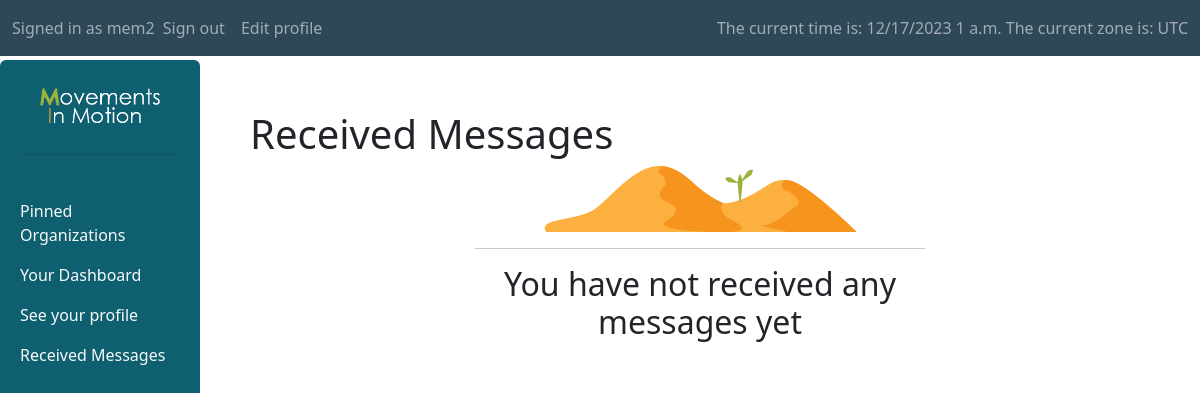
Before: /Forum/received_messages (signed in) with the older database file.
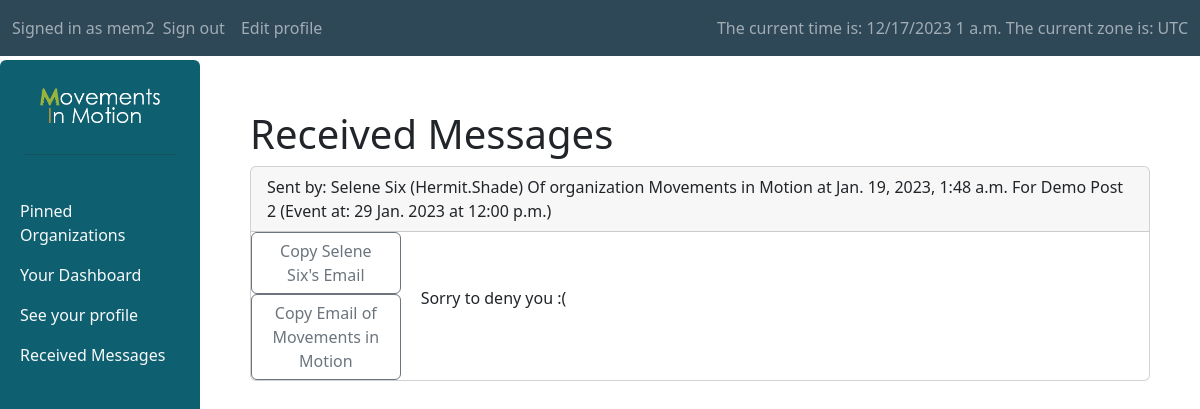
After: the same page with the newer database file.
### Forum/models.py (models this page shows, shortened)
class Message(models.Model):
    content = models.TextField(null=False, blank=False)
    sender = models.ForeignKey(Profile, on_delete=models.SET_NULL, null=True, related_name="sent_messages")
    event = models.ForeignKey(Event, on_delete=models.CASCADE, null=True, blank=True, related_name="messages")
    sending_org = models.ForeignKey(Organization, on_delete=models.SET_NULL, null=True, related_name="sent_messages")
    recipient = models.ManyToManyField(Profile, related_name='received_messages')
    timestamp = models.DateTimeField(auto_now_add=True, blank=True, null=True)

class Profile(User):
    birthday = models.DateField(default=timezone.now, blank=True, null=True)
    biography = models.TextField(default="I am a user of this website", null=True, blank=True)
    pinned = models.ManyToManyField(Organization, related_name="followers",blank=True)
    membership = models.ForeignKey(Organization, null=True, blank=True, on_delete=models.SET_NULL, related_name='members')
    class Meta:
        permissions = [
            ("can_post", "can post on behalf of an organization")
        ]

class Organization(models.Model):
    name = models.CharField(max_length=100, null=False, blank=False)
    about = models.TextField(null=False, blank=False)
    logo = models.ImageField(null=True, blank=True, upload_to='organization_logos')
    official_email = models.EmailField(null=True, blank=True)
    def __str__(self):
        return f"{self.name}"

class Event(models.Model):
    date = models.DateField(default=timezone.now, null=True, blank=True, validators=[MinValueValidator(timezone.now().date(), "valid values are not in the past")])
    time = models.TimeField(default=timezone.now, null=True, blank=True)
    open = models.BooleanField(default=True, null=False, blank=False)
    post = models.ForeignKey(Post, on_delete=models.CASCADE, related_name='project_times')
    @property
    def datetime(self):
        this_datetime = datetime.combine(self.date, self.time, timezone.utc)
        local_time = this_datetime.astimezone(timezone.get_current_timezone())
        date_str = format_date(local_time.date(), "j N Y")
        time_str = format_time(local_time.time(), 'g:i a')
        return f"{date_str} at {time_str}"

class Post(models.Model):
    title = models.CharField(max_length=150)
    body = models.TextField(null=False, blank=False)
    timestamp = models.DateTimeField(auto_now_add=True, blank=True, null=True)
    is_project = models.BooleanField(default=False, null=False, blank=False, verbose_name="Make this a project")
    author = models.ForeignKey(Profile, on_delete=models.SET_NULL, null=True, related_name='written_posts')
    organization = models.ForeignKey(Organization, on_delete=models.CASCADE, null=True, related_name='our_posts')

### Forum/views.py (the view)
# urls.py: path("received_messages", login_required(views.ReceivedMessagesView.as_view()), name = "received_messages"),
class ReceivedMessagesView(ListView):
    model = Message
    template_name = "Forum/message_pages/received_messages.html"
    def get_queryset(self, *args, **kwargs):
        queryset = super(ReceivedMessagesView, self).get_queryset(*args, **kwargs)
        current_profile = Profile.objects.get(pk=self.request.user.pk)
        return queryset.filter(recipient=current_profile).order_by("-timestamp")

### Forum/templates/Forum/message_pages/received_messages.html (shortened to what this page needs)
{% extends "Forum/layouts/sidebar_layout.html" %}
{% load static %}
{% block body %}
    <h1>Received Messages</h1>
    {% for message in message_list %}
        <div id="organization-{{ org.pk }}-div" class="card mb-3">
            <div class="card-header">
                Sent by: {{ message.sender.get_full_name }} ({{ message.sender.username }})
                Of organization {{ message.sender.membership }}
                 at {{ message.timestamp }}
                For {{ message.event.post.title }} (Event at: {{ message.event.datetime }})
            </div>
            <div class="row g-0 align-items-center">
                <div class="col-md-2">
                    <div class="d-grid">
                        <button class="btn btn-outline-secondary" type="button" onclick="copy_text(this,'{{ message.sender.email}}')">Copy {{ message.sender.get_full_name }}'s Email</button>
                        <button class="btn btn-outline-secondary" type="button" onclick="copy_text(this,'{{ message.sending_org.official_email}}')">Copy Email of {{message.sending_org.name}}</button>
                    </div>
                </div>
                <div class="col" style="padding-left:20px">
                    <p> {{ message.content }} </p>
                </div>
            </div>
        </div>
    {% empty %}
        <div class="mx-auto" style="width: 50%;" align="center">
            <img src="{% static 'Forum/media/util/empty.png' %}" class="img-fluid" alt="Home">
            <hr>
            <h2>You have not received any messages yet</h2>
        </div>
    {% endfor %}
{% endblock %}

Changed rows visible on the page:
added Message: sender.get_full_name "Selene Six", sender.username "Hermit.Shade", sender.membership "Movements in Motion", timestamp "Jan. 19, 2023, 1:48 a.m.", event.post "Demo Post 2", event.datetime "29 Jan. 2023 at 12:00 p.m.", sending_org.name "Movements in Motion", content "Sorry to deny you :("
Other visible differences:
text no longer shown: "You have not received any messages yet"
